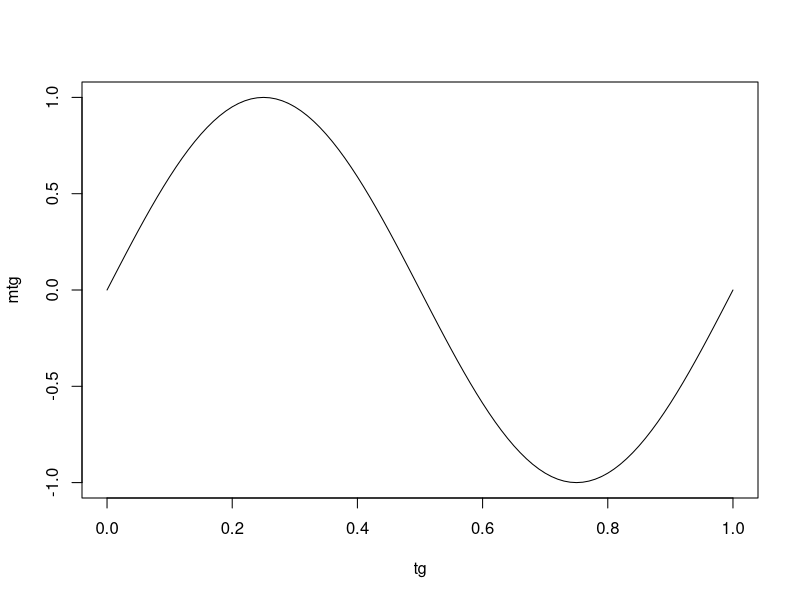
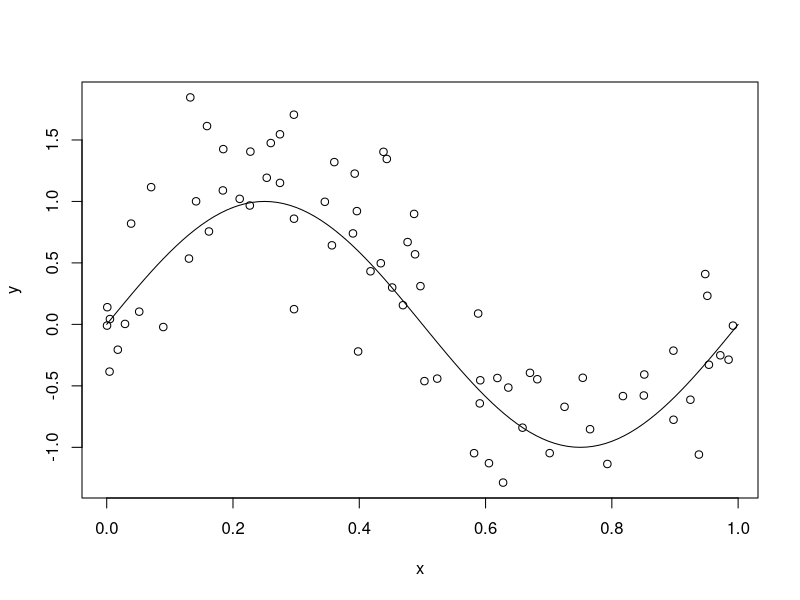
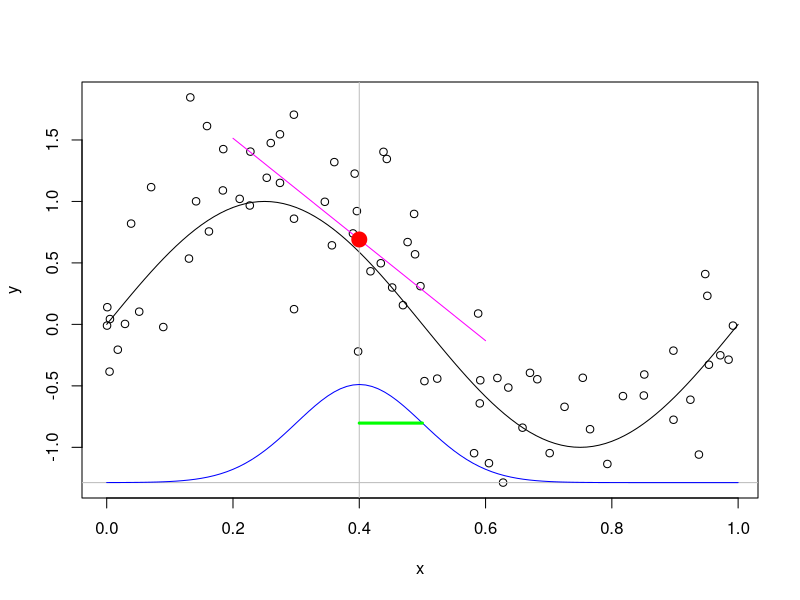
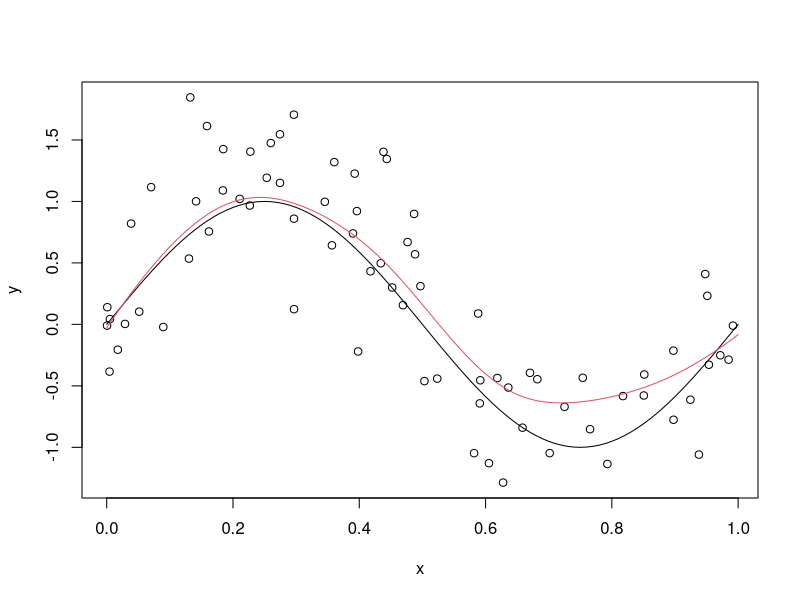
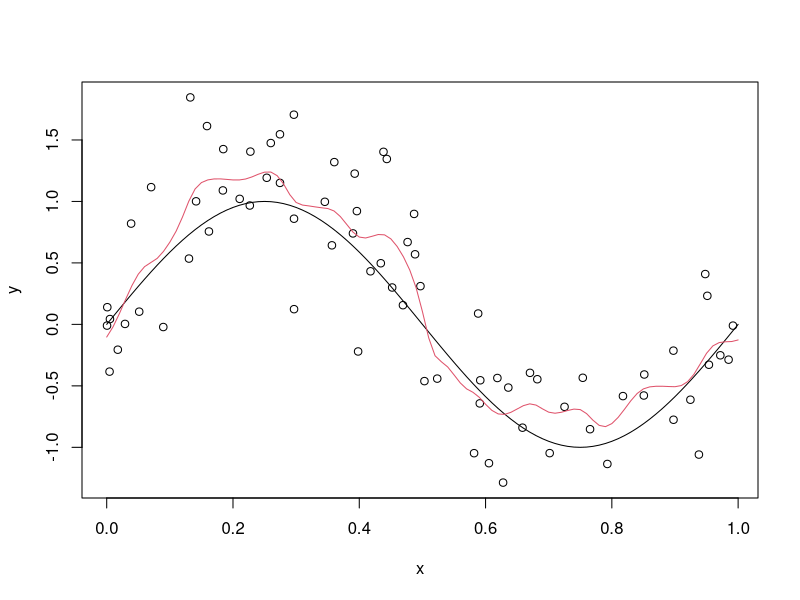
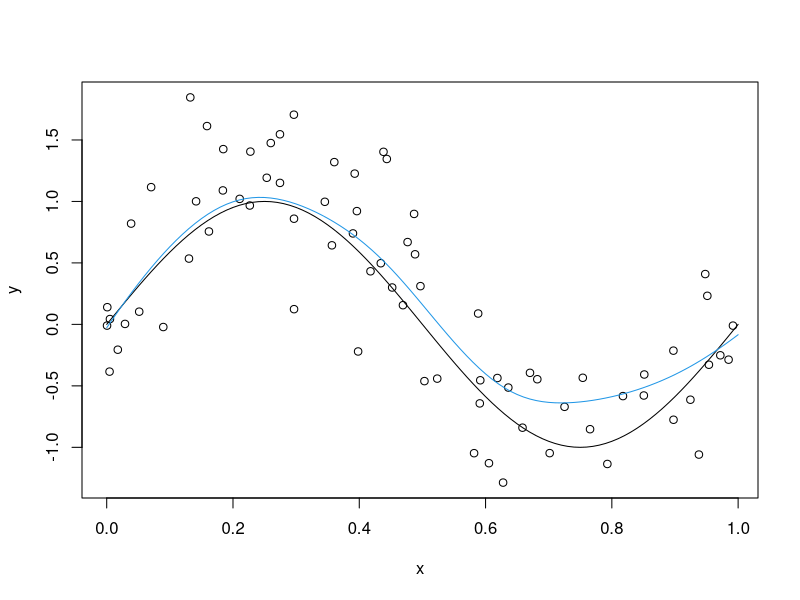
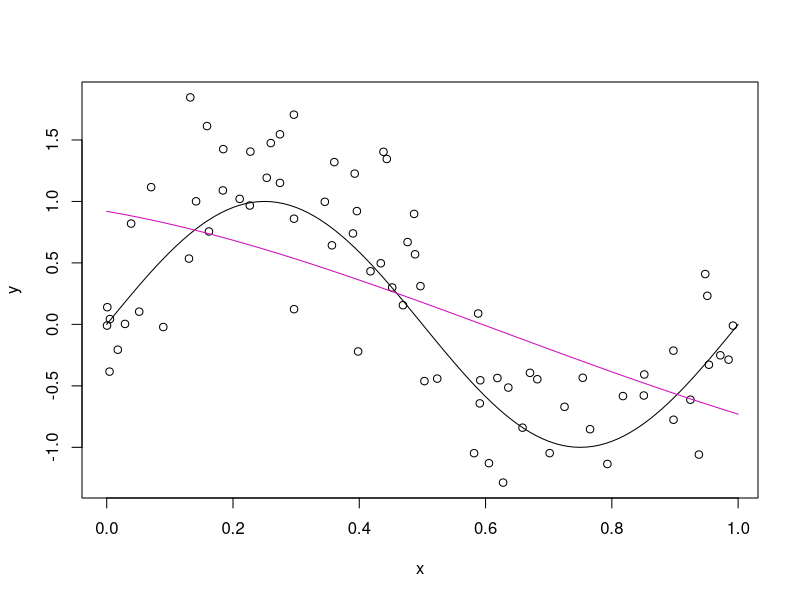
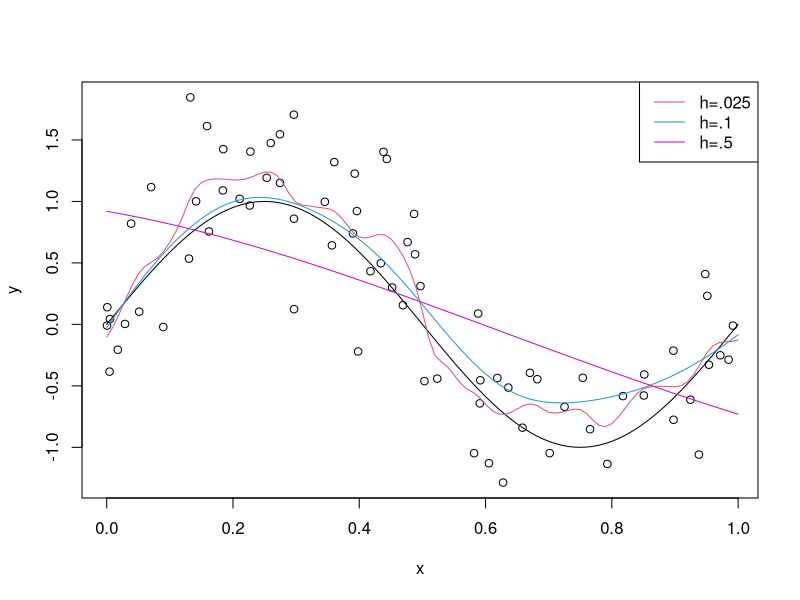

Recreate these plots in R, in order.
## ---- chunk 1
knitr::opts_chunk$set(echo = TRUE)
## ---- chunk 2
tg <- seq(0,1,by=.01) # Regular grid of values t
nt <- length(tg)      # number of points t in the regular grid
mtg <- sin(2*pi*tg)   # m(tg), true regression function
plot(tg, mtg, type="l")
## ---- chunk 3
n <- 75       # number of observed data
sigma.e <- .5 # standard deviation of the random noise
x <- runif(n)
mx <- sin(2*pi*x)
y <- mx + rnorm(n,0,sigma.e)

plot(x,y)
lines(tg,mtg)
## ---- chunk 4
plot(x,y)
lines(tg,mtg)
t <- .4 # t=.4, repeat later with t= .2, .6, .8
abline(v=t,col="grey")
# Defining the weigths by a Gaussian kernel
x.t <- x-t
h <- .1 # h=.1, repeat later with h= .025, .5
w.t <- dnorm(x.t,mean=0,sd=h)
# Adding to the graphic the kernel function, evaluated at tg
abline(h=min(y),col="grey")
cte=.2 # We define this constant jus to have a nice graphic
lines(tg, min(y) + dnorm(tg-t,mean=0,sd=h) * cte, col="blue" )
lines(c(t,t+h),c(min(y) + dnorm(h,mean=0,sd=h) * cte, 
                 min(y) + dnorm(h,mean=0,sd=h) * cte),col="green",lwd=3)
# Fiting the local linear regression around t
# points(x,y,pch=19,cex=w.t/2)
lm.t <- lm(y~x.t,weights=w.t)
hat.mt <- lm.t$coefficients[1]
# Plotting the local linear fit around t
t.minus.h <- t-2*h
t.plus.h <- t+2*h
lines( c(t.minus.h, t.plus.h), 
       c(lm.t$coefficients[1]-2*h*lm.t$coefficients[2], 
         lm.t$coefficients[1]+2*h*lm.t$coefficients[2]), col="magenta")
# Marking the estimated value of m(t)
points(t,hat.mt,pch=19,cex=2,col="red")
## ---- chunk 5
hat.mtg <- numeric(nt)
for (i in 1:nt){
  t <- tg[i]
  x.t <- x-t
  w.t <- dnorm(x.t,mean=0,sd=h)
  lm.t <- lm(y~x.t,weights=w.t)
  hat.mtg[i] <- lm.t$coefficients[1]
}
plot(x,y)
lines(tg,mtg)
lines(tg,hat.mtg,col=2)
## ---- chunk 6
loc.lin.reg <- function(x, y, h=range(x)/10, tg=seq(min(x),max(x),length=51)){
  nt <- length(tg)
  mt <- numeric(nt)
  for (i in 1:nt){
    t <- tg[i]
    w.t <- dnorm(x-t,mean=0,sd=h)
    x.t <- x-t
    lm.t <- lm(y~x.t,weights=w.t)
    mt[i] <- lm.t$coefficients[1]
  }
  return(list(mt=mt,tg=tg,h=h))
}
## ---- chunk 7
plot(x,y)
lines(tg,mtg)
llr1 <- loc.lin.reg(x=x,y=y, h=.025, tg=tg)
lines(tg,llr1$mt,col=2)
## ---- chunk 8
plot(x,y)
lines(tg,mtg)
llr2 <- loc.lin.reg(x=x,y=y, h=.1, tg=tg)
lines(tg,llr2$mt,col=4)
## ---- chunk 9
plot(x,y)
lines(tg,mtg)
llr3 <- loc.lin.reg(x=x,y=y, h=.5, tg=tg)
lines(tg,llr3$mt,col=6)
## ---- chunk 10
plot(x,y)
lines(tg,mtg)
lines(tg,llr1$mt,col=2)
lines(tg,llr2$mt,col=4)
lines(tg,llr3$mt,col=6)
legend("topright",c("h=.025","h=.1","h=.5"), col=c(2,4,6),lty=1)
## ---- chunk 11
library(sm)
## ---- chunk 12
data(aircraft)
# help(aircraft)
attach(aircraft)

lgPower <- log(Power)
lgSpan <- log(Span)
lgLength <- log(Length)
lgWeight <- log(Weight)
lgSpeed <- log(Speed)
lgRange <- log(Range)
## ---- chunk 13
op<-par(mfrow=c(3,2))
plot(Yr,lgPower)
plot(Yr,lgSpan)
plot(Yr,lgLength)
plot(Yr,lgWeight)
plot(Yr,lgSpeed)
plot(Yr,lgRange)
par(op)
## ---- chunk 14
op<-par(mfrow=c(3,2))
plot(Yr,lgPower)
llr <- loc.lin.reg(x=Yr,y=lgPower, tg=Yr)
lines(Yr, llr$mt, col=2, lwd=2)

plot(Yr,lgSpan)
llr <- loc.lin.reg(x=Yr,y=lgSpan, tg=Yr)
lines(Yr, llr$mt, col=2, lwd=2)

plot(Yr,lgLength)
llr <- loc.lin.reg(x=Yr,y=lgLength, tg=Yr)
lines(Yr, llr$mt, col=2, lwd=2)

plot(Yr,lgWeight)
llr <- loc.lin.reg(x=Yr,y=lgWeight, tg=Yr)
lines(Yr, llr$mt, col=2, lwd=2)

plot(Yr,lgSpeed)
llr <- loc.lin.reg(x=Yr,y=lgSpeed, tg=Yr)
lines(Yr, llr$mt, col=2, lwd=2)

plot(Yr,lgRange)
llr <- loc.lin.reg(x=Yr,y=lgRange, tg=Yr)
lines(Yr, llr$mt, col=2, lwd=2)

par(op)
